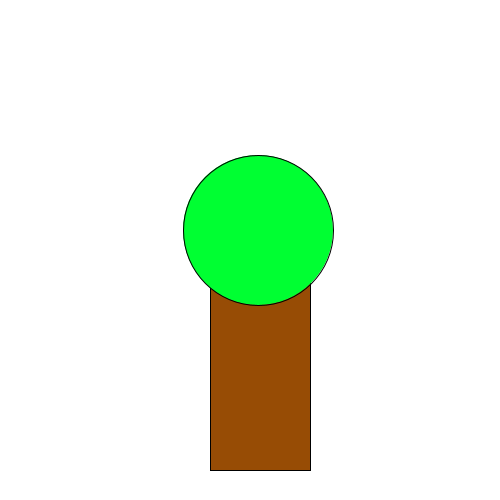
Frame 1 (no input)
Frame 60 (the mouse pressed at the canvas centre just before this capture): identical to frame 1, image omitted
Frame 120 (the mouse held since frame 60 and released just before this capture): identical to frame 1, image omitted

The Processing sketch that drew this single still picture (run headless with seeded random() and noise(); from frame 60 on, the mouse is pressed at the canvas centre):

// Processing sketch: H09opd9
// ── H09opd9.pde
void setup(){
 size(500,500);
 
}

void draw(){
background(255,255,255);
int sizeC=150;
for(int i=0; i<1; i++){
  fill(151, 76, 5);
  rect(210,270,100,200);
  fill(0,255,50);
ellipse(333-sizeC/2,230,sizeC,sizeC);

}
}
